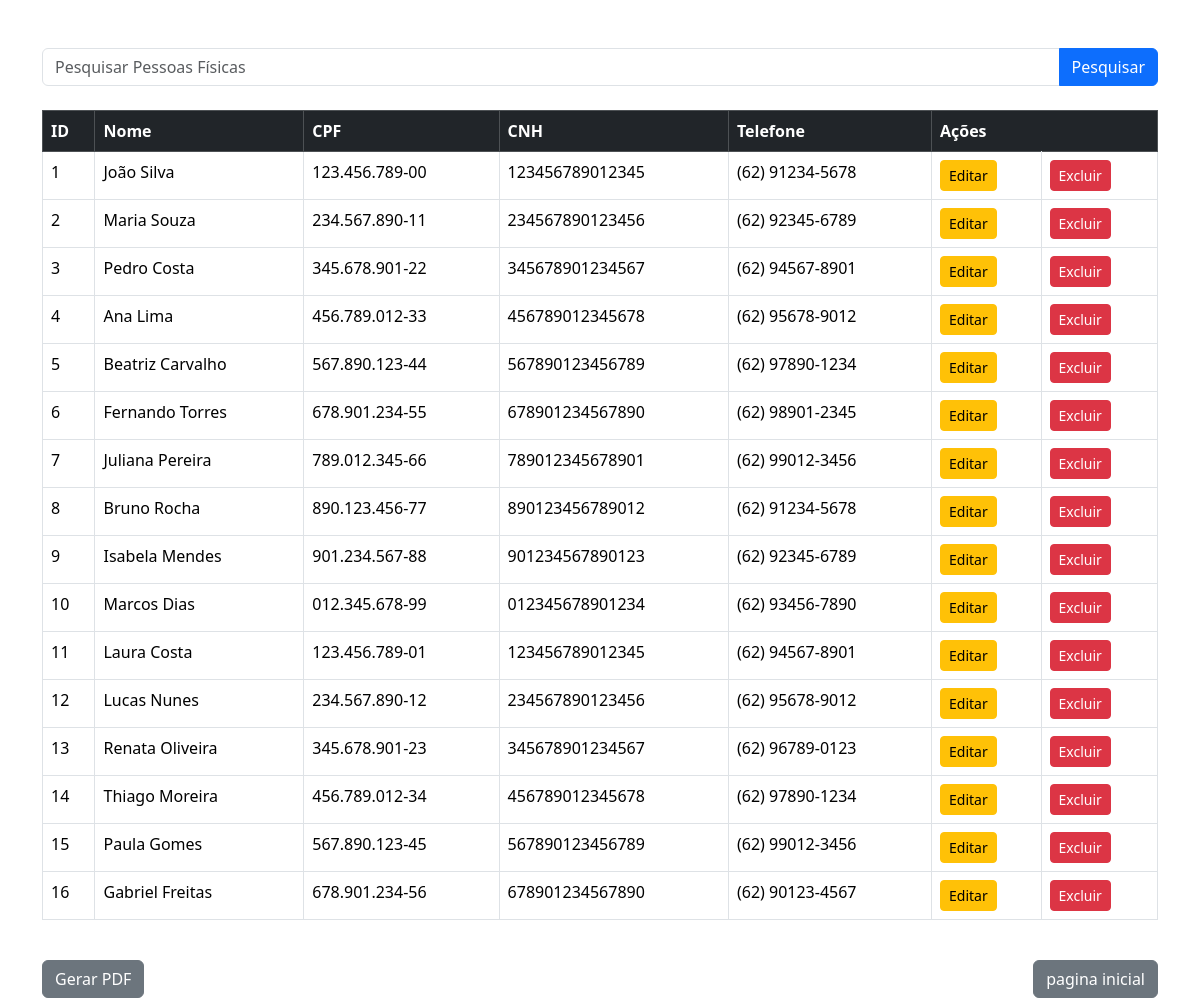
Page /codigo/pesquisar_pessoa_fisica.php on the committed database.
### tables this page shows
CREATE TABLE IF NOT EXISTS `tb_pessoa_fisica` (
  `idpessoa_fisica` INT NOT NULL AUTO_INCREMENT,
  `cpf` VARCHAR(45) NOT NULL,
  `cnh` VARCHAR(45) NOT NULL,
  `tb_pessoas_idpessoas` INT NOT NULL,
  PRIMARY KEY (`idpessoa_fisica`),
  INDEX `fk_tb_pessoa_fisica_tb_pessoas1_idx` (`tb_pessoas_idpessoas` ASC) VISIBLE,
  CONSTRAINT `fk_tb_pessoa_fisica_tb_pessoas1`
    FOREIGN KEY (`tb_pessoas_idpessoas`)
    REFERENCES `tb_pessoas` (`idpessoas`)
    ON DELETE NO ACTION
    ON UPDATE NO ACTION);

CREATE TABLE IF NOT EXISTS `tb_pessoas` (
  `idpessoas` INT NOT NULL AUTO_INCREMENT,
  `nome` VARCHAR(45) NOT NULL,
  `tipo` VARCHAR(45) NOT NULL,
  `telefone` VARCHAR(45) NOT NULL,
  PRIMARY KEY (`idpessoas`));

### codigo/pesquisar_pessoa_fisica.php (the view, shortened to what this page needs)
<!DOCTYPE html>
<html lang="en">
<head>
    <link href="https://cdn.jsdelivr.net/npm/bootstrap@5.3.2/dist/css/bootstrap.min.css" rel="stylesheet">
</head>
<body class="container mt-5">
    <form action="pesquisar_pessoa_fisica.php" method="get" class="mb-4">
        <div class="input-group">
            <input type="text" name="busca" class="form-control" placeholder="Pesquisar Pessoas Físicas">
            <button type="submit" class="btn btn-primary">Pesquisar</button>
        </div>
    </form>
    <div class="table-responsive">
        <table class="table table-bordered table-hover">
            <thead class="table-dark">
                <tr>
                    <th>ID</th>
                    <th>Nome</th>
                    <th>CPF</th>
                    <th>CNH</th>
                    <th>Telefone</th>
                    <th colspan="2">Ações</th>
                </tr>
            </thead>
            <tbody>
                <?php
                require_once 'conexao.php';
                if (isset($_GET['busca'])) {
                    $busca = $_GET['busca'];
                    $sql = "SELECT idpessoa_fisica, nome, cpf, cnh, telefone FROM tb_pessoa_fisica JOIN tb_pessoas ON tb_pessoas_idpessoas = idpessoas WHERE nome LIKE '%$busca%' OR cpf LIKE '%$busca%'";
                } else {
                    $sql = "SELECT idpessoa_fisica, nome, cpf, cnh, telefone FROM tb_pessoa_fisica JOIN tb_pessoas ON tb_pessoas_idpessoas = idpessoas";
                }
                $resultados = mysqli_query($conexao, $sql);
                if (mysqli_num_rows($resultados) > 0) {
                    while ($linha = mysqli_fetch_array($resultados)) {
                        $idpessoa_fisica = $linha['idpessoa_fisica'];
                        $nome = $linha['nome'];
                        $cpf = $linha['cpf'];
                        $cnh = $linha['cnh'];
                        $telefone = $linha['telefone'];
                        echo "<tr>";
                        echo "<td>$idpessoa_fisica</td>";
                        echo "<td>$nome</td>";
                        echo "<td>$cpf</td>";
                        echo "<td>$cnh</td>";
                        echo "<td>$telefone</td>";
                        echo "<td><a href='editar_pessoa_fisica.php?idpessoa_fisica=$idpessoa_fisica' class='btn btn-warning btn-sm'>Editar</a></td>";
                        echo "<td><a href='excluir_pessoa_fisica.php?idpessoa_fisica=$idpessoa_fisica' class='btn btn-danger btn-sm'>Excluir</a></td>";
                        echo "</tr>";
                    }
                } else {
                    echo "<tr><td colspan='7' class='text-center'>Nenhuma pessoa física encontrada.</td></tr>";
                }
                ?>
            </tbody>
        </table>
    </div>
    <div class="d-flex justify-content-between mt-4">
        <a href="pdf_pessoafi.php" class="btn btn-secondary">Gerar PDF</a>
        <a href="telainicial.html" class="btn btn-secondary">pagina inicial</a>
    </div>
</body>
</html>

### rows in the picture
tb_pessoa_fisica: idpessoa_fisica "1", tb_pessoas_idpessoas.nome "João Silva", cpf "123.456.789-00", cnh "123456789012345", tb_pessoas_idpessoas.telefone "(62) 91234-5678"
tb_pessoa_fisica: idpessoa_fisica "2", tb_pessoas_idpessoas.nome "Maria Souza", cpf "234.567.890-11", cnh "234567890123456", tb_pessoas_idpessoas.telefone "(62) 92345-6789"
tb_pessoa_fisica: idpessoa_fisica "3", tb_pessoas_idpessoas.nome "Pedro Costa", cpf "345.678.901-22", cnh "345678901234567", tb_pessoas_idpessoas.telefone "(62) 94567-8901"
tb_pessoa_fisica: idpessoa_fisica "4", tb_pessoas_idpessoas.nome "Ana Lima", cpf "456.789.012-33", cnh "456789012345678", tb_pessoas_idpessoas.telefone "(62) 95678-9012"
tb_pessoa_fisica: idpessoa_fisica "5", tb_pessoas_idpessoas.nome "Beatriz Carvalho", cpf "567.890.123-44", cnh "567890123456789", tb_pessoas_idpessoas.telefone "(62) 97890-1234"
tb_pessoa_fisica: idpessoa_fisica "6", tb_pessoas_idpessoas.nome "Fernando Torres", cpf "678.901.234-55", cnh "678901234567890", tb_pessoas_idpessoas.telefone "(62) 98901-2345"
tb_pessoa_fisica: idpessoa_fisica "7", tb_pessoas_idpessoas.nome "Juliana Pereira", cpf "789.012.345-66", cnh "789012345678901", tb_pessoas_idpessoas.telefone "(62) 99012-3456"
tb_pessoa_fisica: idpessoa_fisica "8", tb_pessoas_idpessoas.nome "Bruno Rocha", cpf "890.123.456-77", cnh "890123456789012", tb_pessoas_idpessoas.telefone "(62) 91234-5678"
tb_pessoa_fisica: idpessoa_fisica "9", tb_pessoas_idpessoas.nome "Isabela Mendes", cpf "901.234.567-88", cnh "901234567890123", tb_pessoas_idpessoas.telefone "(62) 92345-6789"
tb_pessoa_fisica: idpessoa_fisica "10", tb_pessoas_idpessoas.nome "Marcos Dias", cpf "012.345.678-99", cnh "012345678901234", tb_pessoas_idpessoas.telefone "(62) 93456-7890"
tb_pessoa_fisica: idpessoa_fisica "11", tb_pessoas_idpessoas.nome "Laura Costa", cpf "123.456.789-01", cnh "123456789012345", tb_pessoas_idpessoas.telefone "(62) 94567-8901"
tb_pessoa_fisica: idpessoa_fisica "12", tb_pessoas_idpessoas.nome "Lucas Nunes", cpf "234.567.890-12", cnh "234567890123456", tb_pessoas_idpessoas.telefone "(62) 95678-9012"
tb_pessoa_fisica: idpessoa_fisica "13", tb_pessoas_idpessoas.nome "Renata Oliveira", cpf "345.678.901-23", cnh "345678901234567", tb_pessoas_idpessoas.telefone "(62) 96789-0123"
tb_pessoa_fisica: idpessoa_fisica "14", tb_pessoas_idpessoas.nome "Thiago Moreira", cpf "456.789.012-34", cnh "456789012345678", tb_pessoas_idpessoas.telefone "(62) 97890-1234"
tb_pessoa_fisica: idpessoa_fisica "15", tb_pessoas_idpessoas.nome "Paula Gomes", cpf "567.890.123-45", cnh "567890123456789", tb_pessoas_idpessoas.telefone "(62) 99012-3456"
tb_pessoa_fisica: idpessoa_fisica "16", tb_pessoas_idpessoas.nome "Gabriel Freitas", cpf "678.901.234-56", cnh "678901234567890", tb_pessoas_idpessoas.telefone "(62) 90123-4567"
